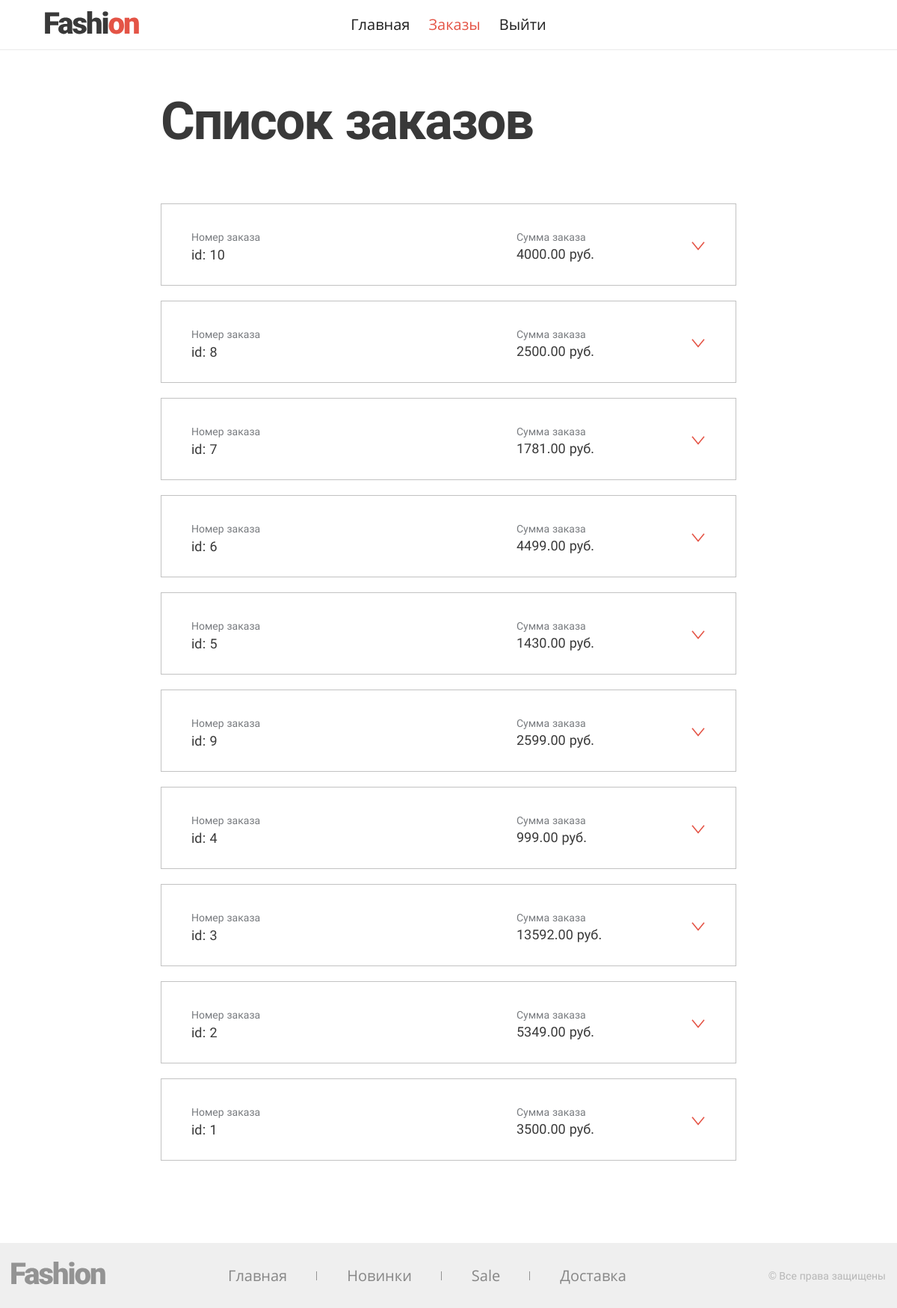
/orders.php, run on the app's committed database.
### tables this page shows
CREATE TABLE `orders` (
  `id` int(11) NOT NULL AUTO_INCREMENT,
  `customer` varchar(255) NOT NULL,
  `sum` varchar(255) NOT NULL,
  `phone` varchar(12) NOT NULL,
  `delivery_method` varchar(255) NOT NULL,
  `pay_method` varchar(255) NOT NULL,
  `address` varchar(255) DEFAULT NULL,
  `comment` text,
  `done` tinyint(1) NOT NULL DEFAULT '0',
  PRIMARY KEY (`id`)
);

### src/get_orders.php (called while the page is built)
<?php
function getOrders()
{
	$pdo = connect();
	$products_info = $pdo->prepare("select * from orders order by done, id desc");
	$products_info->execute();
	$products = $products_info->fetchAll();
	return $products;
}

### orders.php (the view, shortened to what this page needs)
<?php
  $orders = getOrders();
?>
<!DOCTYPE html>
<html lang="ru">
<head>
  <link rel="stylesheet" href="css/style.min.css">
</head>
<body>
<header class="page-header">
  <a class="page-header__logo" href="/">
    <img src="img/logo.svg" alt="Fashion">
  </a>
  <nav class="page-header__menu">
    <ul class="main-menu main-menu--header">
      <li>
        <a class="main-menu__item" href="/">Главная</a>
      </li>
      <li>
        <a class="main-menu__item active" href="orders.php">Заказы</a>
      </li>
      <li>
        <a class="main-menu__item" href="#">Выйти</a>
      </li>
    </ul>
  </nav>
</header>
<main class="page-order">
  <h1 class="h h--1">Список заказов</h1>
  <ul class="page-order__list">
    <?php for ($i = 0; $i < count($orders); $i++) : ?>
      <li class="order-item page-order__item">
        <div class="order-item__wrapper">
          <div class="order-item__group order-item__group--id">
            <span class="order-item__title">Номер заказа</span>
            <span class="order-item__info order-item__info--id"><?= $orders[$i]['id'] ?></span>
          </div>
          <div class="order-item__group">
            <span class="order-item__title">Сумма заказа</span>
            <?= $orders[$i]['sum'] ?> руб.
          </div>
          <button class="order-item__toggle"></button>
        </div>
      </li>
    <?php endfor;?>
  </ul>
</main>
<footer class="page-footer">
  <div class="container">
    <a class="page-footer__logo" href="/">
      <img src="img/logo--footer.svg" alt="Fashion">
    </a>
    <nav class="page-footer__menu">
      <ul class="main-menu main-menu--footer">
        <li>
          <a class="main-menu__item" href="/">Главная</a>
        </li>
        <li>
          <a class="main-menu__item" href="#">Новинки</a>
        </li>
        <li>
          <a class="main-menu__item" href="index.php">Sale</a>
        </li>
        <li>
          <a class="main-menu__item" href="delivery.php">Доставка</a>
        </li>
      </ul>
    </nav>
    <address class="page-footer__copyright">
      © Все права защищены
    </address>
  </div>
</footer>
</body>
</html>

### data on the page
orders: id "10", sum "4000.00"
orders: id "8", sum "2500.00"
orders: id "7", sum "1781.00"
orders: id "6", sum "4499.00"
orders: id "5", sum "1430.00"
orders: id "9", sum "2599.00"
orders: id "4", sum "999.00"
orders: id "3", sum "13592.00"
orders: id "2", sum "5349.00"
orders: id "1", sum "3500.00"
